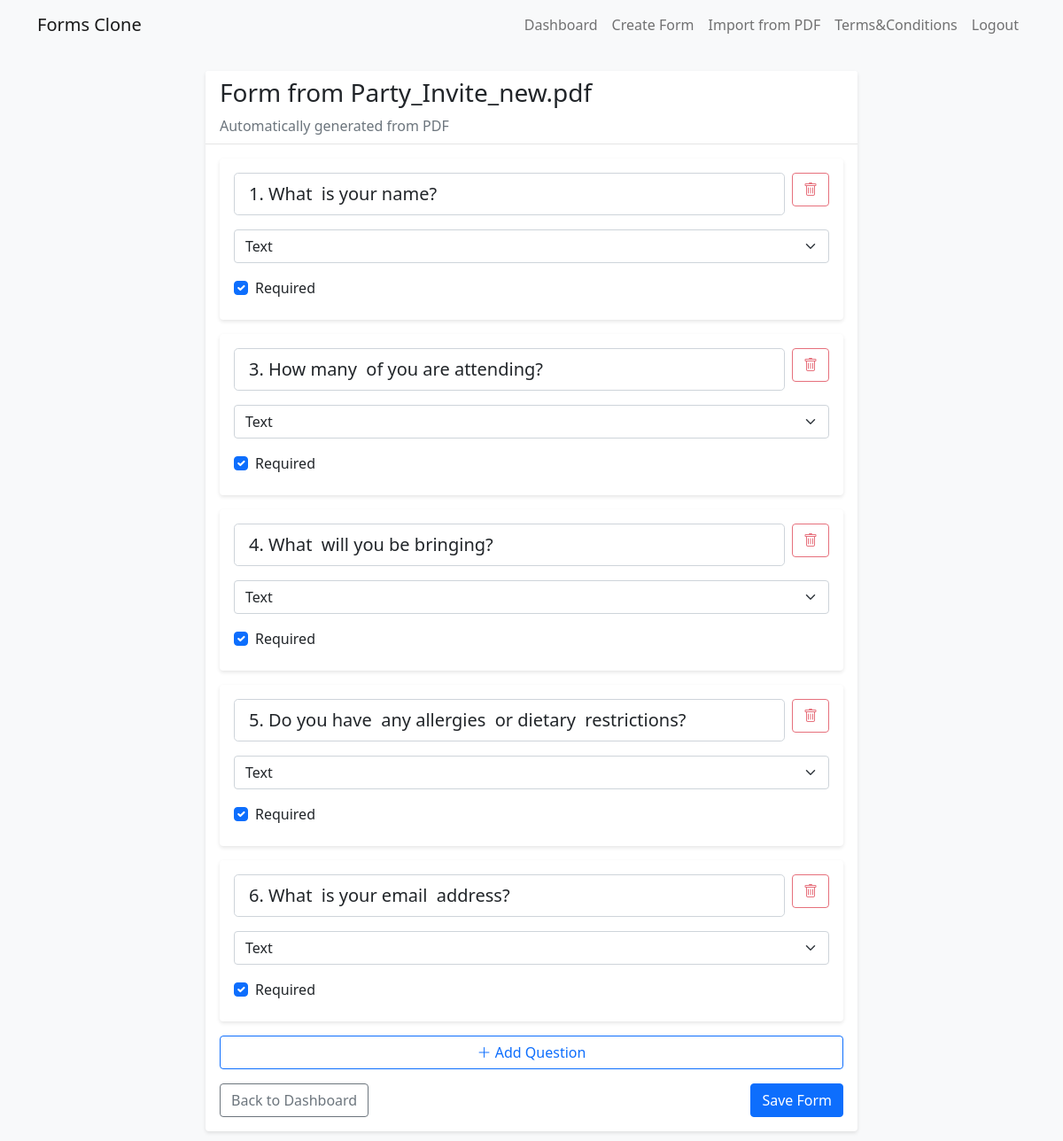
The app's page /form/7/edit (signed in) with its own data.
### app.py (models this page shows, shortened)
class Form(db.Model):
    id = db.Column(db.Integer, primary_key=True)
    title = db.Column(db.String(200), nullable=False)
    description = db.Column(db.Text)
    created_at = db.Column(db.DateTime, default=datetime.utcnow)
    user_id = db.Column(db.Integer, db.ForeignKey('user.id'), nullable=False)
    questions = db.relationship('Question', backref='form', lazy=True, cascade='all, delete-orphan')
    responses = db.relationship('Response', backref='form', lazy=True, cascade='all, delete-orphan')

class Question(db.Model):
    id = db.Column(db.Integer, primary_key=True)
    form_id = db.Column(db.Integer, db.ForeignKey('form.id'), nullable=False)
    question_text = db.Column(db.String(500), nullable=False)
    question_type = db.Column(db.String(20), nullable=False)  # text, multiple_choice, checkbox
    options = db.Column(db.Text)  # JSON string for multiple choice/checkbox options
    required = db.Column(db.Boolean, default=False)
    order = db.Column(db.Integer, nullable=False)

### app.py (the view)
@app.route('/form/<int:form_id>/edit')
@login_required
def edit_form(form_id):
    form = Form.query.get_or_404(form_id)
    if form.user_id != current_user.id:
        return redirect(url_for('dashboard'))
    return render_template('edit_form.html', form=form)

### app.py (called while the page is built)
@login_manager.user_loader
def load_user(user_id):
    return User.query.get(int(user_id))

### templates/edit_form.html (shortened to what this page needs)
{% extends "base.html" %}
{% block content %}
<div class="row">
  <div class="col-md-8 mx-auto">
    <div class="card mb-4">
      <div class="card-header">
        <h3>{{ form.title }}</h3>
        <p class="text-muted mb-0">{{ form.description or 'No description' }}</p>
      </div>
      <div class="card-body">
        <div id="questions-container">
          {% for question in form.questions %}
          <div class="question-card card mb-3" data-question-id="{{ question.id }}">
            <div class="card-body">
              <div class="d-flex justify-content-between align-items-start mb-3">
                <input type="text" class="form-control form-control-lg question-text"
                       value="{{ question.question_text }}" placeholder="Question text"
                       aria-label="Question text">
                <button class="btn btn-outline-danger ms-2 delete-question" title="Delete question">
                  <i class="bi bi-trash" aria-hidden="true"></i>
                </button>
              </div>
              <div class="mb-3">
                <select class="form-select question-type" aria-label="Question type">
                  <option value="text" {% if question.question_type == 'text' %}selected{% endif %}>Text</option>
                </select>
              </div>
              <div class="form-check mt-3">
                <input class="form-check-input question-required" type="checkbox"
                       {% if question.required %}checked{% endif %} id="required-{{ question.id }}">
                <label class="form-check-label" for="required-{{ question.id }}">Required</label>
              </div>
            </div>
          </div>
          {% endfor %}
        </div>
        <button id="add-question" class="btn btn-outline-primary w-100 mb-3">
          <i class="bi bi-plus-lg" aria-hidden="true"></i> Add Question
        </button>
        <div class="d-flex justify-content-between">
          <a href="{{ url_for('dashboard') }}" class="btn btn-outline-secondary">Back to Dashboard</a>
          <button id="save-form" class="btn btn-primary">Save Form</button>
        </div>
      </div>
    </div>
  </div>
</div>
{% endblock %}
{% block extra_css %}
<link rel="stylesheet" href="https://cdn.jsdelivr.net/npm/bootstrap-icons@1.7.2/font/bootstrap-icons.css">
{% endblock %}

### static/css/style.css (style rules this page uses)
body { background-color: #f8f9fa; }
.card { box-shadow: 0 2px 4px rgba(0, 0, 0, 0.1); border: none; }
.card-header { background-color: #fff; border-bottom: 1px solid rgba(0, 0, 0, 0.1); }
.question-card { transition: all 0.3s ease; }
.delete-question, .delete-option { opacity: 0.7; transition: opacity 0.2s ease; }
.form-check { margin-bottom: 0.5rem; }

### records on screen
Form: title "Form from Party_Invite_new.pdf", description "Automatically generated from PDF"
Question: question_text "1. What is your name?", question_type "Text", required "☑"
Question: question_text "3. How many of you are attending?", question_type "Text", required "☑"
Question: question_text "4. What will you be bringing?", question_type "Text", required "☑"
Question: question_text "5. Do you have any allergies or dietary restrictions?", question_type "Text", required "☑"
Question: question_text "6. What is your email address?", question_type "Text", required "☑"
